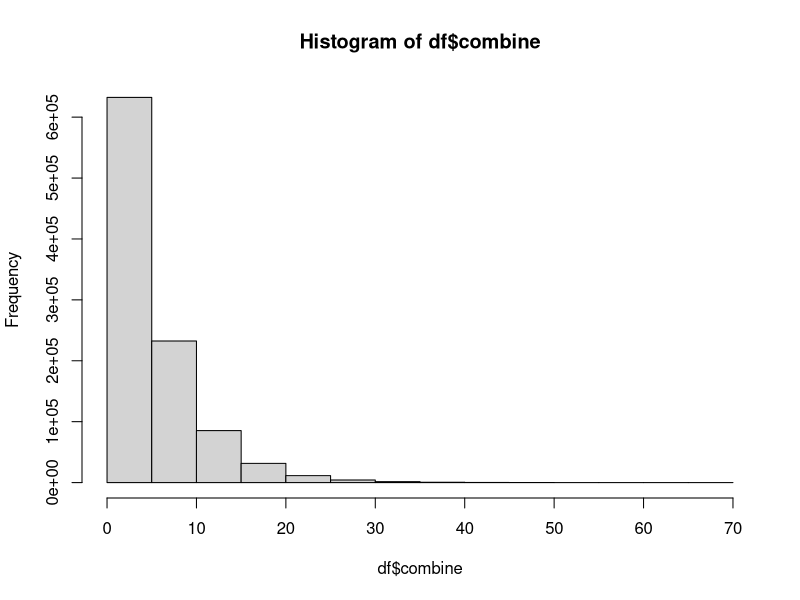

Write R code to recreate this figure.
# Simulate the Negotiation + Completion Step
# Treat it as a single step

library(tidyverse)

N <- 1000000

set.seed(1984)
# all numbers in weeks unless otherwise specified

df <- tibble(
  negotiation = rexp(N,1/4),
  proceed = rbernoulli(N, p = 0.2),
  completion = rexp(N,1/5),
  combine = if_else(
    proceed,
    negotiation + completion,
    negotiation
  )
)

# Sanity check

df %>%
  summarize(avg_nego = mean(negotiation),
            avg_proceed = mean(proceed),
            avg_completion = mean(completion),
            avg_combined = mean(combine))

hist(df$combine)

# Calculate the Coef of Variance

combine_mean <- mean(df$combine)
combine_sd <- sd(df$combine)

CV_p <- combine_sd / combine_mean

CV_p

combine_mean
